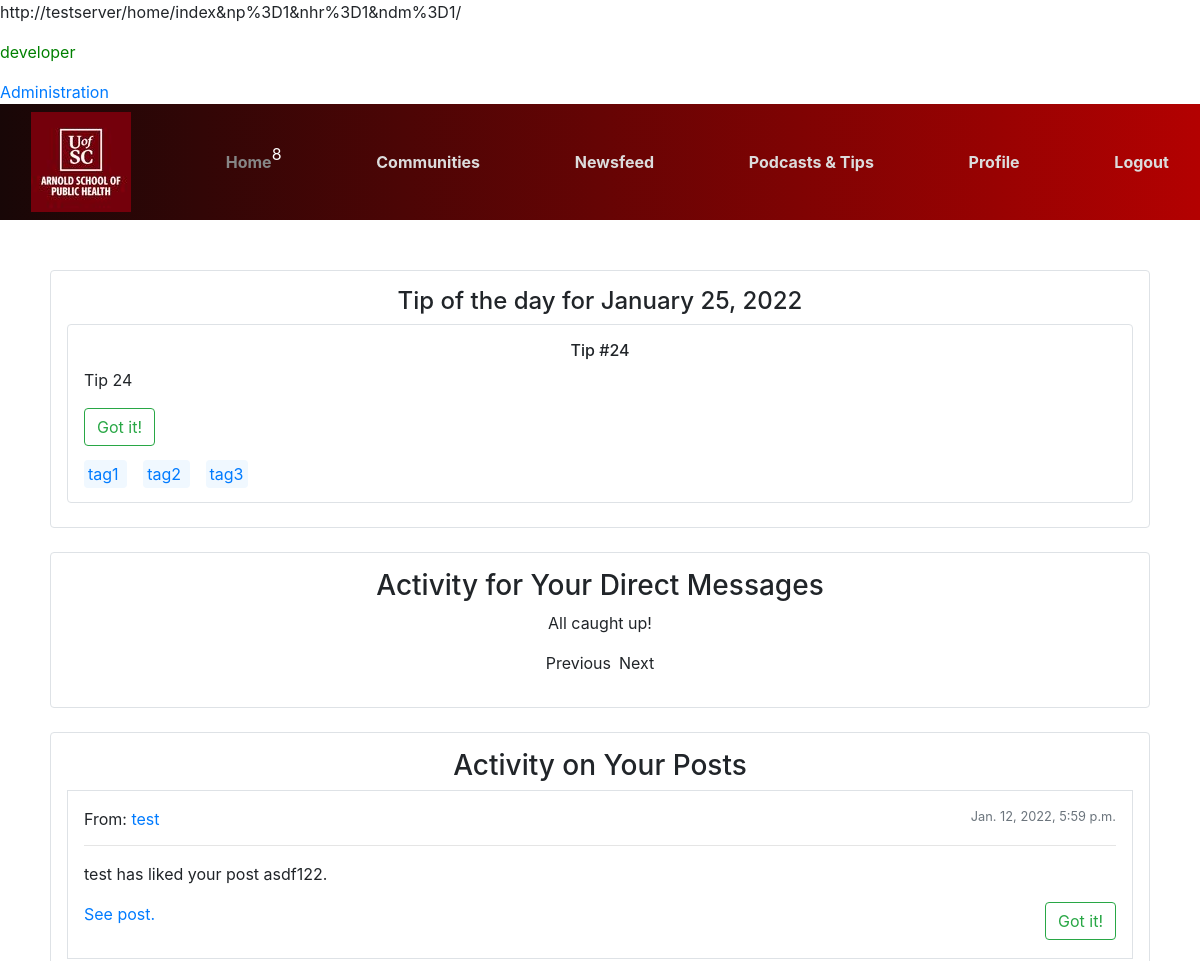
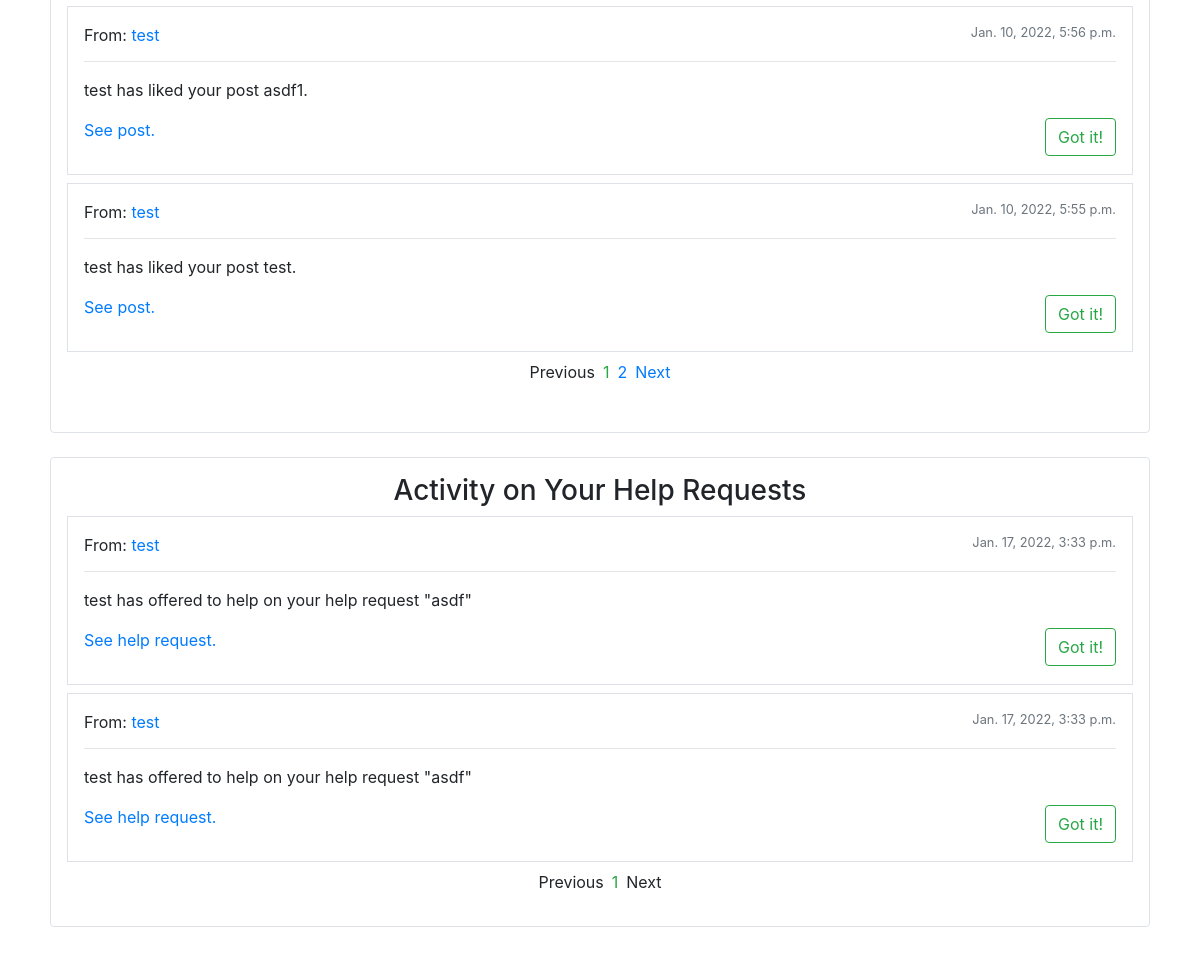
Page /home/index&np=1&nhr=1&ndm=1/ (signed in) on the earlier database version (2 pictures, top to bottom).
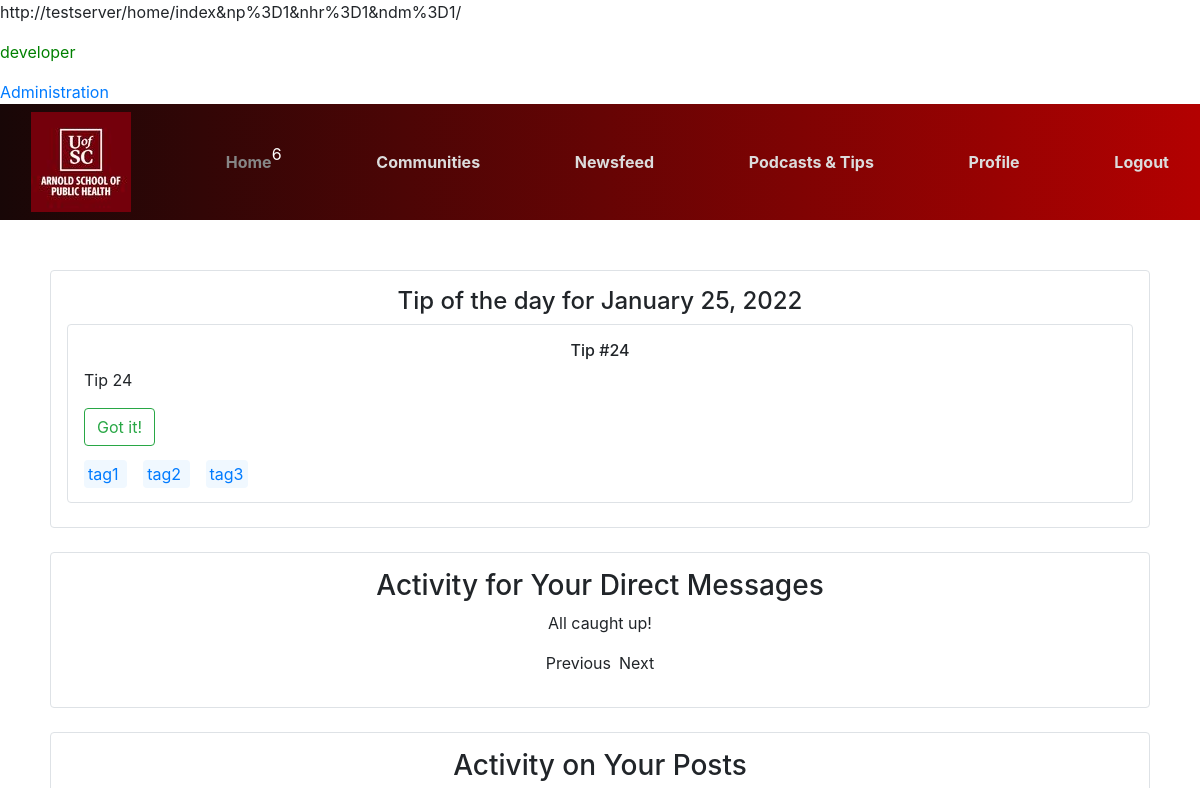
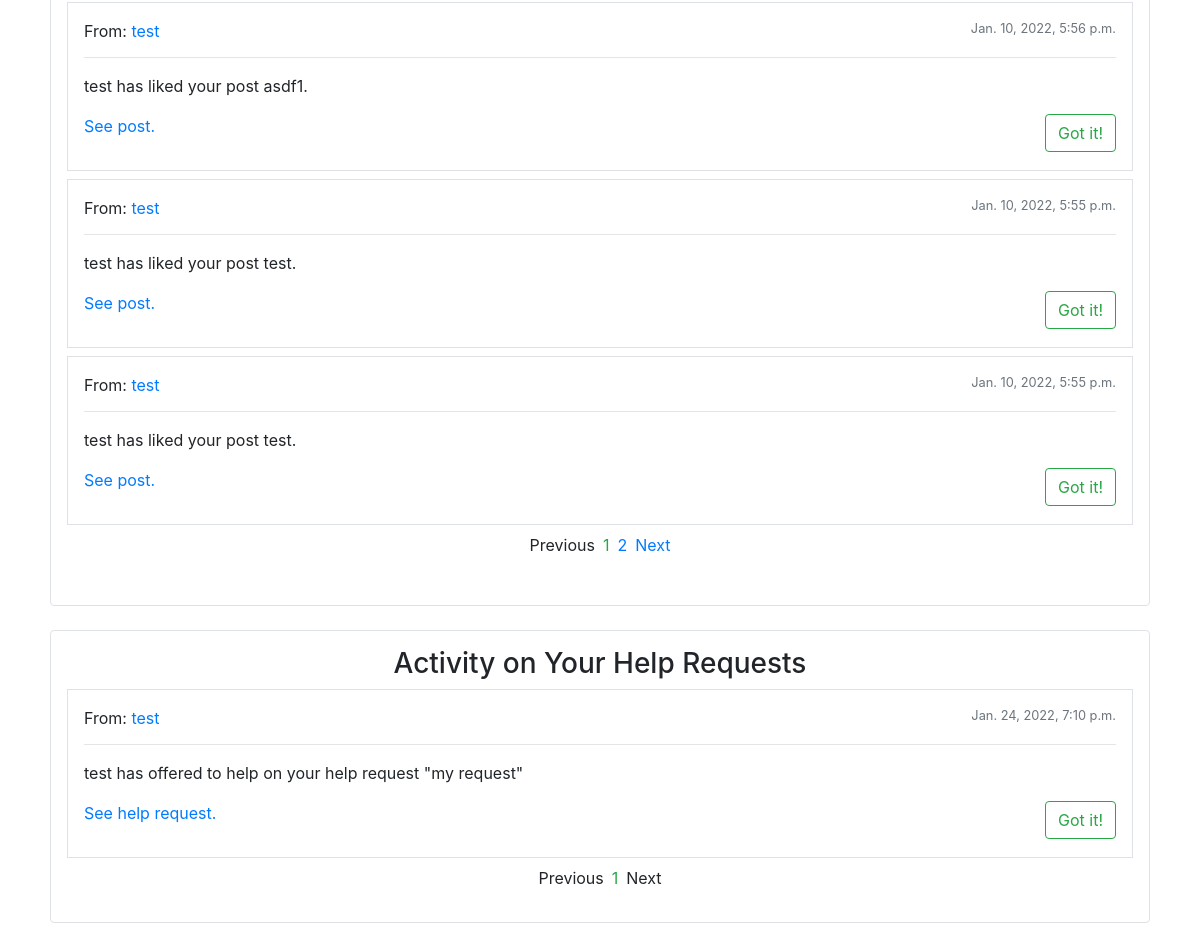
Same page on the later database version (2 pictures, top to bottom).
### users/models.py (models this page shows, shortened)
class CustomUser(AbstractBaseUser,PermissionsMixin):
	DEFAULT_PROF_PIC_PATH = "users/profile_pics/defaults/default_profile_pic.jpg"
	PROF_PIC_UPLOAD_PATH = "users/profile_pics"
	email = models.EmailField(gettext_lazy('email address'),unique = True)
	username = models.CharField(max_length=150,unique = True)
	is_staff = models.BooleanField(default = False)
	is_active = models.BooleanField(default= True)
	is_developer = models.BooleanField(default = False)
	is_pod_plus_member= models.BooleanField(default = False)
	int_points = models.IntegerField(default = 0)
	int_users_helped = models.IntegerField(default = 0)
	int_days_active = models.IntegerField(default = 0)
	about = models.TextField(gettext_lazy(
		'about'),max_length=500,blank = True)
	profile_picture = models.ImageField(default=DEFAULT_PROF_PIC_PATH,upload_to=PROF_PIC_UPLOAD_PATH)
	date_joined = models.DateTimeField(default=timezone.now)
	follows = models.ManyToManyField('CustomUser',related_name='followed_by')
	objects = CustomUserManager()
	phone_number = models.CharField(max_length=12,unique=True,null=False)
	last_tip_view_date = models.DateField(null=True, blank=True)
	USERNAME_FIELD = "username"
	REQUIRED_FIELDS = ["email","phone_number"]
	def boolViewedTodaysTip(self):
		if self.last_tip_view_date == datetime.date.today():
			return True
		return False
	def __str__(self):
		return self.username
	def get_public_profile_url(self):
		return reverse('communities:profile',kwargs={"username":self.username,"page":1})
	def get_notification_count(self):
		intSum = 0
		intSum += (self.recipient_notification_help_request_set.count() +
		self.recipient_notification_post_set.count())
		return intSum

### core/models.py (models this page shows, shortened)
class BaseNotification(models.Model):
	text = models.CharField(max_length=300,null=False)
	read = models.BooleanField(default=False)
	pub_date = models.DateTimeField(default=timezone.now)
	class Meta:
		abstract = True

class NotificationPost(BaseNotification):
	sender = models.ForeignKey(CustomUser,on_delete=models.CASCADE,null=True,related_name = "sender_notification_post_set")
	recipient = models.ForeignKey(CustomUser,on_delete=models.CASCADE,related_name="recipient_notification_post_set",null=False)
	post = models.ForeignKey(Post,on_delete = models.CASCADE,related_name = "notification_post_set")
	def strGetType(self):
		return "Post"

class NotificationHelpRequest(BaseNotification):
	sender = models.ForeignKey(CustomUser,on_delete=models.CASCADE,null=True,related_name = "sender_notification_help_request_set")
	recipient = models.ForeignKey(CustomUser,on_delete=models.CASCADE,related_name="recipient_notification_help_request_set",null=False)
	help_request = models.ForeignKey(HelpRequest,on_delete=models.CASCADE,related_name = "notification_help_request_set")
	def strGetType(self):
		return "HelpRequest"

### core/views.py (the view)
# urls.py: path('home/index&np=<int:pg_post>&nhr=<int:pg_help_req>&ndm=<int:pg_dm>/',core_views.viewIndex,name='index'),
def viewIndex(request,pg_post=1,pg_help_req=1,pg_dm=1):
	qsNotifPosts = request.user.recipient_notification_post_set.order_by("-pub_date")
	qsNotifHelpRequest = request.user.recipient_notification_help_request_set.order_by('-pub_date')
	qsNotifDms = request.user.recipient_notification_dm_set.order_by('-pub_date')
	dateToday = date.today()
	strDate = dateToday.strftime("%B %d, %Y")
	intDayNum = int(datetime.now().timetuple().tm_yday) - 1
	modelTipOfDay = get_object_or_404(TipOfDay,day_number=intDayNum)
	intPostNotifsPerPage = 3
	intHelpRequestNotifsPerPage = 3
	paginator_post = Paginator(qsNotifPosts,intPostNotifsPerPage)
	paginator_hr = Paginator(qsNotifHelpRequest,intHelpRequestNotifsPerPage)
	try:
		qsNotifPosts = paginator_post.page(pg_post)
	except EmptyPage:
		qsNotifPosts = paginator_post.page(paginator_post.num_pages)
	try:
		qsNotifHelpRequest = paginator_hr.page(pg_help_req)
	except EmptyPage:
		qsNotifHelpRequest = paginator_hr.page(paginator_hr.num_pages)
	context = {
		'strTitle':'index',
		'strDate':strDate,
		'modelTipOfDay':modelTipOfDay,
		'qsNotifPosts':qsNotifPosts,
		'qsNotifHelpRequest':qsNotifHelpRequest,
		'qsNotifDms':qsNotifDms,
		'intNotifPostPgNum':pg_post,
		'intNotifHrPgNum':pg_help_req,
		'intNotifDmPgNum':pg_dm,
	}
	return render(request,'core/index.html',context=context)

### communities/models.py (called while the page is built)
	def get_absolute_url(self):
		return reverse('communities:post-detail',kwargs={"slug":self.slug,
			"username":self.author.username}
			)

### core/models.py (called while the page is built)
	def listGetParsedTags(self):
		if self.tags:
			return [i for i in self.tags.split(self.strDelim)]
		else:
			return []

	def reverseGetReadUrl(self):
		return reverse('core:tip-read',kwargs={'tip_id':self.id})

### newsfeed/models.py (called while the page is built)
	def get_absolute_url(self):
		if self.id:
			return reverse('newsfeed:help-request-detail',kwargs={"slug":self.slug,
				"username":self.author.username}
				)
		else:
			return reverse("")

### core/templates/core/index.html (shortened to what this page needs)
{% extends "core/base.html" %}
{% block content %}
{% if modelTipOfDay %}
	<div class = "container border rounded p-3">
		<h4 class = "text-center">
			Tip of the day for {{strDate}}
		</h4>
	{% include 'core/t/tips/tTipIndex.html' %}
	</div>
	<br>
{% endif %}
<div class = "container border rounded p-3">
	{% include 'core/t/index_dms.html' %}
</div>
<br>
<div class = "container border rounded p-3">
	{% include 'core/t/index_posts.html' %}
</div>
<br>
<div class = "container border rounded p-3">
	{% include 'core/t/index_help_requests.html' %}
</div>
{% endblock content %}

### core/templates/core/base.html (shortened to what this page needs)
{% load static %}
<!DOCTYPE html>
<html lang="en">
<head>
    <link rel="stylesheet" href="https://maxcdn.bootstrapcdn.com/bootstrap/4.0.0/css/bootstrap.min.css">
	<link rel="stylesheet" href="https://cdn.jsdelivr.net/npm/bootstrap-icons@1.7.2/font/bootstrap-icons.css">
	<link rel="stylesheet" type = "text/css" href = "{% static 'core/style.css' %}">
</head>
<body>
<p>{{ request.build_absolute_uri }}</p>
{% if user.is_developer %}
	<p style = 'color:green'>developer {{user.user_name}}</p>
	<a href = "{% url 'admin:index' %}">
		Administration
	</a>
{% elif user.is_staff %}
	<p style = "color:green">staff {{user.user_name}}</p>
{% endif %}
<nav class="navbar" id = "navbar__main">
	<div class = "container-fluid">
		<a class = "navbar-header" href = "{% url 'core:about' %}">
			<img src = "{% static 'core/images/core/arnold_school_of_public_health.jpg' %}" alt = "arnold_school_of_public_health.jpg">
		</a>
		{% if user.is_authenticated %}
			<div style="display:grid;">
				<a style="grid-column:1;grid-row:1;" class = "navbar-text navbar__main__a-tag" href = "{% url 'core:index' 1 1 1 %}" data-str = "home">
					Home
				</a>
				<div style = "grid-column-start: 2;grid-row:1;">
					<span style="color:white">
						{{user.get_notification_count}}
					</span>
				</div>
			</div>
			<a class = "navbar-text navbar__main__a-tag" href = "{% url 'communities:index' 1 %}" data-str = "communities">
				Communities
			</a>
			<a class = "navbar-text navbar__main__a-tag" href = "{% url 'newsfeed:index' 1 %}" data-str ="newsfeed" >
				Newsfeed
			</a>
			<a class = "navbar-text navbar__main__a-tag" href = "{% url 'podcasts:index' %}" data-str ="podcasts">
				Podcasts & Tips
			</a>
			<a class = "navbar-text navbar__main__a-tag" href = "{% url 'users:profile' 1 %}" data-str ="users">
				Profile
			</a>
			<a class = "navbar-text navbar__main__a-tag" href = "{% url 'users:logout' %}">
				Logout
			</a>
		{% endif %}
	</div>
</nav>
<div class = "div__GLOBAL_CONTENT">
	{% block content %}{% endblock content %}
</div>
</body>
</html>

### core/templates/core/t/tNotificationPost.html (shortened to what this page needs)
<div class = "container border p-3 mb-2">
	<div class = "d-flex justify-content-between">
		{% if modelNotifPost.sender %}
		<p>
			From:
			<a href = "{{modelNotifPost.sender.get_public_profile_url}}">
				{{modelNotifPost.sender}}
			</a>
		</p>
		{% endif %}
		<p class = "small text-muted">{{modelNotifPost.pub_date}}</p>
	</div>
	<hr style = "margin-top:-2px;" >
	<p>
		{{modelNotifPost.text}}
	</p>
	<div class = "d-flex justify-content-between">
		<p>
			<a href = "{{modelNotifPost.post.get_absolute_url}}">
				See post.
			</a>
		</p>
		<form action = "{% url 'core:notification-delete' modelNotifPost.strGetType modelNotifPost.id %}">
			<button class = "btn btn-outline-success">
				Got it!
			</button>
		</form>
	</div>
</div>

### core/templates/core/t/tNotificationHelpRequest.html (shortened to what this page needs)
<div class = "container border p-3 mb-2">
	<div class = "d-flex justify-content-between">
		{% if modelNotifHelpRequest.sender %}
		<p>
			From:
			<a href = "{{modelNotifHelpRequest.sender.get_public_profile_url}}">
				{{modelNotifHelpRequest.sender}}
			</a>
		</p>
		{% endif %}
		<p class = "small text-muted">{{modelNotifHelpRequest.pub_date}}</p>
	</div>
	<hr style = "margin-top:-2px;" >
	<p>
		{{modelNotifHelpRequest.text}}
	</p>
	<div class = "d-flex justify-content-between">
		<p>
			<a href = "{{modelNotifHelpRequest.help_request.get_absolute_url}}">
				See help request.
			</a>
		</p>
		<form action = "{% url 'core:notification-delete' modelNotifHelpRequest.strGetType modelNotifHelpRequest.id %}">
			<button class = "btn btn-outline-success">
				Got it!
			</button>
		</form>
	</div>
</div>

Differences in the rows shown:
removed NotificationPost: sender "test", pub_date "Jan. 12, 2022, 5:59 p.m.", text "test has liked your post asdf122."
removed NotificationHelpRequest: sender "test", pub_date "Jan. 17, 2022, 3:33 p.m.", text "test has offered to help on your help request \"asdf\""
removed NotificationHelpRequest: sender "test", pub_date "Jan. 17, 2022, 3:33 p.m.", text "test has offered to help on your help request \"asdf\""
changed CustomUser: get_notification_count "8" → "6"
now on this page (row unchanged): NotificationPost: sender "test", pub_date "Jan. 10, 2022, 5:55 p.m.", text "test has liked your post test."
added NotificationHelpRequest: sender "test", pub_date "Jan. 24, 2022, 7:10 p.m.", text "test has offered to help on your help request \"my request\""
